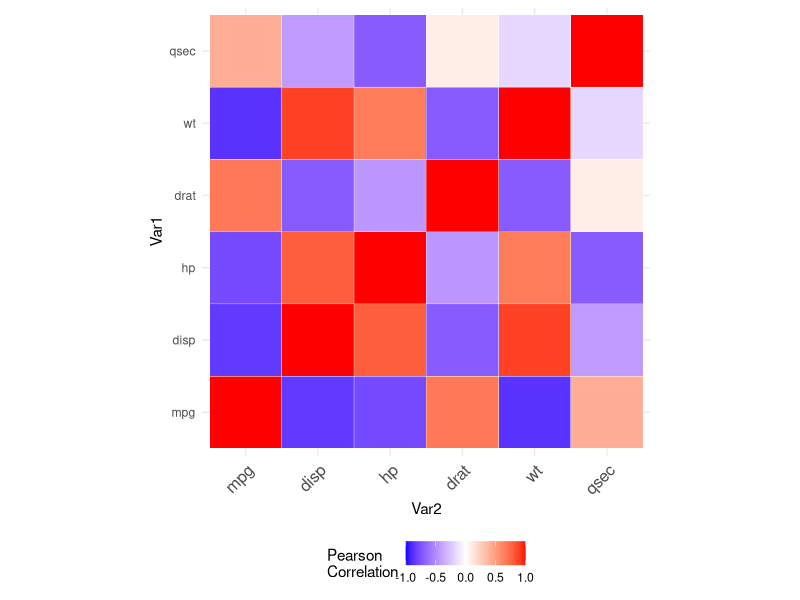
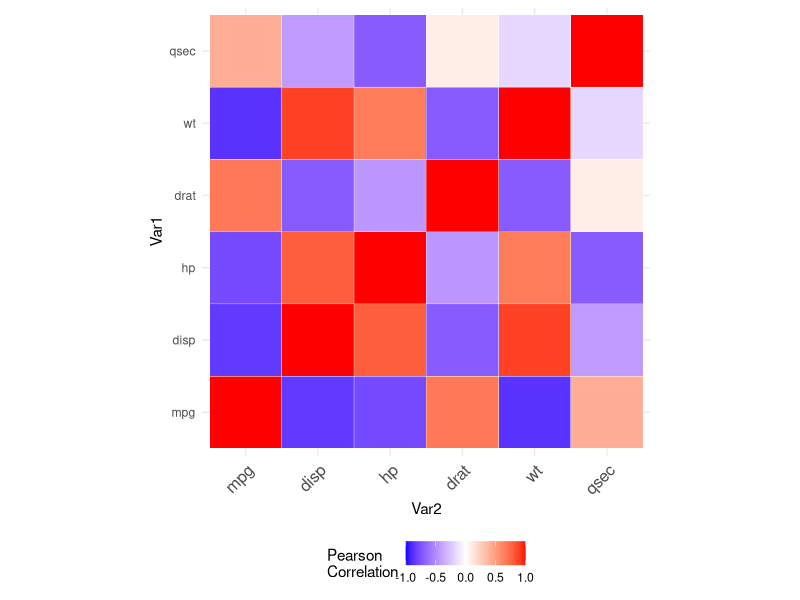

The R script that drew these images, in order:
library(ggplot2)
library(reshape2)
library(readr)

mydata <- mtcars[, c(1,3,4,5,6,7)]
cormat <- round(cor(mydata),2)

melted_cormat <- melt(cormat, na.rm=TRUE)

# Heatmap
p <- ggplot(data = melted_cormat, aes(Var2, Var1, fill = value)) +
  geom_tile(color = "white") +
  scale_fill_gradient2(low = "blue", high = "red", mid = "white", 
                       midpoint = 0, limit = c(-1,1), space = "Lab", 
                       name="Pearson\nCorrelation") +
  theme_minimal() + 
  theme(
    axis.text.x = element_text(angle = 45, vjust = 1, size = 12, hjust = 1),
    legend.position = "bottom") +
  coord_fixed()
p 
ggsave("plot.pdf", p)

